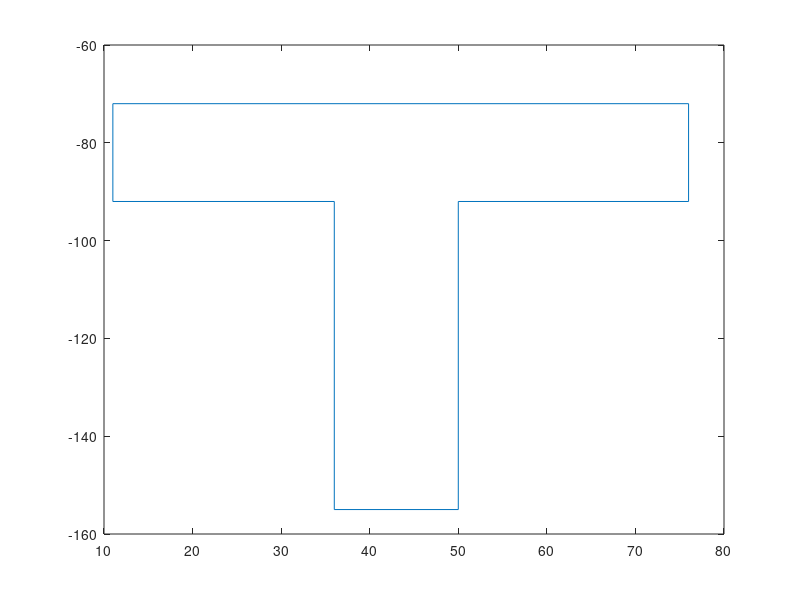

The MATLAB script that drew this image: (Note: this script raises an error after producing the figure.)
%% font design
%% data
x_T = [11, 76, 76, 50, 50, 36, 36, 11, 11 ];
y_T = [-72, -72, -92, -92, -155, -155, -92, -92, -72];

figure; plot(x_T, y_T);

[x_T,y_T] = subd_image(x_T,y_T);
[x_T2,y_T2] = subd_image(x_T,y_T); % 점점 매끄러운 함수 출력

figure, plot(x_T, y_T, '-b')
figure, plot(x_T2, y_T2, '-b')

%% subdivision
function [t_subd] = subdivision(t)

t1 = [t(end-1),t(1:end),t(2)];
n = length(t);
t_subd = zeros(1,2*n-1);

mask = [-1, 9, 9, -1]/16;

for i= 2:n+1
    t_subd(2*i-3) = t1(i);
end
for i=2:n
    t_subd(2*i-2) = mask*[t1(i-1); t1(i); t1(i+1); t1(i+2);];
end

end

%% subdivision_image
function [x,y] = subd_image(x,y)

[x] = subdivision(x);
[y] = subdivision(y);

end
